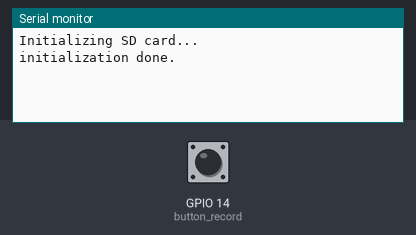
A sketch run on a simulated ESP32. Parts: the last lines printed to the serial monitor. The inputs (shaded band) are chosen by the test bench; at power-on: GPIO 14 (button_record) LOW. I2S audio is not simulated (input reads silence); storage starts empty.

Above: at 1.7 s.
1.8 s: GPIO 14 (button_record) pulled HIGH for 0.15 s
At 2.4 s:
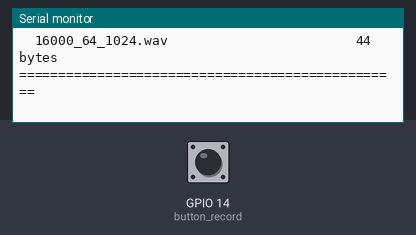
6.4 s: GPIO 14 (button_record) pulled HIGH for 1 s
At 7.8 s:
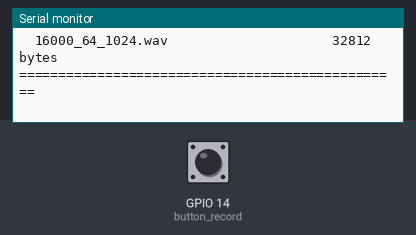
8.9 s: GPIO 14 (button_record) pulled HIGH for 0.15 s
At 13.4 s:
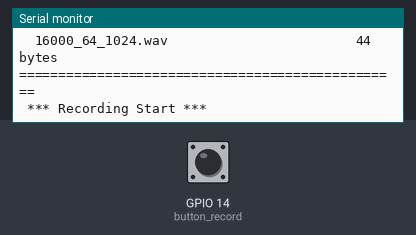
Timing chart, 0 to 14.9 s (numbered marks = the images above; inputs shaded):
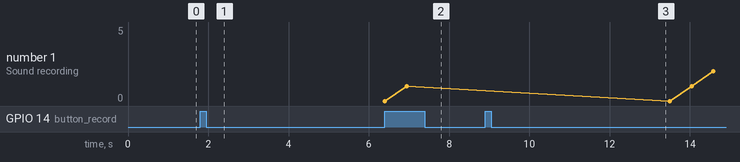

The sketch:

Test_IMNP441_SD_recording.ino
```cpp
#include <driver/i2s.h>
#include <SPIFFS.h>
#include <SPI.h>
#include <SD.h>

// Connections to SD Card Module
#define SD_CS 5
#define SPI_MOSI 23
#define SPI_MISO 19
#define SPI_SCK 18

#define I2S_WS 27
#define I2S_SD 33
#define I2S_SCK 32
#define I2S_PORT I2S_NUM_0
#define I2S_SAMPLE_RATE   (16000)
#define I2S_SAMPLE_BITS   (16)
#define I2S_READ_LEN      (16 * 1024)
#define RECORD_TIME       (60) //Seconds
#define I2S_CHANNEL_NUM   (1)
#define FLASH_RECORD_SIZE (I2S_CHANNEL_NUM * I2S_SAMPLE_RATE * I2S_SAMPLE_BITS / 8 * RECORD_TIME)

#define button_record 14

File file;
const char filename[] = "/16000_64_1024.wav";
const int headerSize = 44;

void setup() {
  // put your setup code here, to run once:
  Serial.begin(115200);
  pinMode(button_record, INPUT);

  delay(500);
  while (!Serial) { ; }  // wait for serial port to connect. Needed for native USB port only
  Serial.println("Initializing SD card...");
  if (!SD.begin(SD_CS)) {
    Serial.println("initialization failed!");
    return;
  }
  Serial.println("initialization done.");

  if(!SPIFFS.begin(true)){
    Serial.println("SPIFFS initialisation failed!");
    while(1) yield();
  }
  i2sInit();
}

void loop() {
  // put your main code here, to run repeatedly:
  if(digitalRead(button_record)!=0)  i2s_adc();
}

void SDInit(){
  file = SD.open(filename, "w");
  if(!file){
    Serial.println("File is not available!");
  }

  byte header[headerSize];
  wavHeader(header, FLASH_RECORD_SIZE);

  file.write(header, headerSize);
  listSD();
}

void i2sInit(){
  i2s_config_t i2s_config = {
    .mode = (i2s_mode_t)(I2S_MODE_MASTER | I2S_MODE_RX),
    .sample_rate = I2S_SAMPLE_RATE,
    .bits_per_sample = i2s_bits_per_sample_t(I2S_SAMPLE_BITS),
    .channel_format = I2S_CHANNEL_FMT_ONLY_LEFT,
    .communication_format = i2s_comm_format_t(I2S_COMM_FORMAT_I2S | I2S_COMM_FORMAT_I2S_MSB),
    .intr_alloc_flags = 0,
    .dma_buf_count = 64,
    .dma_buf_len = 1024,
    .use_apll = 1
  };

  i2s_driver_install(I2S_PORT, &i2s_config, 0, NULL);

  const i2s_pin_config_t pin_config = {
    .bck_io_num = I2S_SCK,
    .ws_io_num = I2S_WS,
    .data_out_num = -1,
    .data_in_num = I2S_SD
  };

  i2s_set_pin(I2S_PORT, &pin_config);
}


void i2s_adc_data_scale(uint8_t * d_buff, uint8_t* s_buff, uint32_t len)
{
    uint32_t j = 0;
    uint32_t dac_value = 0;
    for (int i = 0; i < len; i += 2) {
        dac_value = ((((uint16_t) (s_buff[i + 1] & 0xf) << 8) | ((s_buff[i + 0]))));
        d_buff[j++] = 0;
        d_buff[j++] = dac_value * 256 / 2048 ;
    }
}

void i2s_adc()
{
    SDInit();
    int i2s_read_len = I2S_READ_LEN;
    int flash_wr_size = 0;
    size_t bytes_read;

    char* i2s_read_buff = (char*) calloc(i2s_read_len, sizeof(char));
    uint8_t* flash_write_buff = (uint8_t*) calloc(i2s_read_len, sizeof(char));

    i2s_read(I2S_PORT, (void*) i2s_read_buff, i2s_read_len, &bytes_read, portMAX_DELAY);
    i2s_read(I2S_PORT, (void*) i2s_read_buff, i2s_read_len, &bytes_read, portMAX_DELAY);

    delay(2000);
    Serial.println(" *** Recording Start *** ");
    while (flash_wr_size < FLASH_RECORD_SIZE && digitalRead(button_record)==0) {
        //read data from I2S bus, in this case, from ADC.
        i2s_read(I2S_PORT, (void*) i2s_read_buff, i2s_read_len, &bytes_read, portMAX_DELAY);
        //example_disp_buf((uint8_t*) i2s_read_buff, 64);
        //save original data from I2S(ADC) into flash.
        i2s_adc_data_scale(flash_write_buff, (uint8_t*)i2s_read_buff, i2s_read_len);
        file.write((const byte*) flash_write_buff, i2s_read_len);
        flash_wr_size += i2s_read_len;
        ets_printf("Sound recording %u%%\n", flash_wr_size * 100 / FLASH_RECORD_SIZE);
        ets_printf("Never Used Stack Size: %u\n", uxTaskGetStackHighWaterMark(NULL));
    }
    file.close();

    free(i2s_read_buff);
    i2s_read_buff = NULL;
    free(flash_write_buff);
    flash_write_buff = NULL;

    listSD();
}

void example_disp_buf(uint8_t* buf, int length)
{
    printf("======\n");
    for (int i = 0; i < length; i++) {
        printf("%02x ", buf[i]);
        if ((i + 1) % 8 == 0) {
            printf("\n");
        }
    }
    printf("======\n");
}

void wavHeader(byte* header, int wavSize){
  header[0] = 'R';
  header[1] = 'I';
  header[2] = 'F';
  header[3] = 'F';
  unsigned int fileSize = wavSize + headerSize - 8;
  header[4] = (byte)(fileSize & 0xFF);
  header[5] = (byte)((fileSize >> 8) & 0xFF);
  header[6] = (byte)((fileSize >> 16) & 0xFF);
  header[7] = (byte)((fileSize >> 24) & 0xFF);
  header[8] = 'W';
  header[9] = 'A';
  header[10] = 'V';
  header[11] = 'E';
  header[12] = 'f';
  header[13] = 'm';
  header[14] = 't';
  header[15] = ' ';
  header[16] = 0x10;
  header[17] = 0x00;
  header[18] = 0x00;
  header[19] = 0x00;
  header[20] = 0x01;
  header[21] = 0x00;
  header[22] = 0x01;
  header[23] = 0x00;
  header[24] = 0x80;
  header[25] = 0x3E;
  header[26] = 0x00;
  header[27] = 0x00;
  header[28] = 0x00;
  header[29] = 0x7D;
  header[30] = 0x00;
  header[31] = 0x00;
  header[32] = 0x02;
  header[33] = 0x00;
  header[34] = 0x10;
  header[35] = 0x00;
  header[36] = 'd';
  header[37] = 'a';
  header[38] = 't';
  header[39] = 'a';
  header[40] = (byte)(wavSize & 0xFF);
  header[41] = (byte)((wavSize >> 8) & 0xFF);
  header[42] = (byte)((wavSize >> 16) & 0xFF);
  header[43] = (byte)((wavSize >> 24) & 0xFF);

}


void listSD(void) {
  Serial.println(F("\r\nListing SPIFFS files:"));
  static const char line[] PROGMEM =  "=================================================";

  Serial.println(FPSTR(line));
  Serial.println(F("  File name                              Size"));
  Serial.println(FPSTR(line));

  fs::File root = SD.open("/");
  if (!root) {
    Serial.println(F("Failed to open directory"));
    return;
  }
  if (!root.isDirectory()) {
    Serial.println(F("Not a directory"));
    return;
  }

  fs::File file = root.openNextFile();
  while (file) {

    if (file.isDirectory()) {
      Serial.print("DIR : ");
      String fileName = file.name();
      Serial.print(fileName);
    } else {
      String fileName = file.name();
      Serial.print("  " + fileName);
      // File path can be 31 characters maximum in SPIFFS
      int spaces = 33 - fileName.length(); // Tabulate nicely
      if (spaces < 1) spaces = 1;
      while (spaces--) Serial.print(" ");
      String fileSize = (String) file.size();
      spaces = 10 - fileSize.length(); // Tabulate nicely
      if (spaces < 1) spaces = 1;
      while (spaces--) Serial.print(" ");
      Serial.println(fileSize + " bytes");
    }

    file = root.openNextFile();
  }

  Serial.println(FPSTR(line));
  Serial.println();
  delay(1000);
}
```

Measured:
- after the input at 1.8 s, the serial monitor: prints a new line at once (image 1)
- after the input at 6.4 s, the serial monitor: prints a new line after 0.55 s (image 2)
- after the input at 8.9 s, the serial monitor: prints a new line at once (image 3)
- plotted number 1: 1 → 5 after the input at 8.9 s
